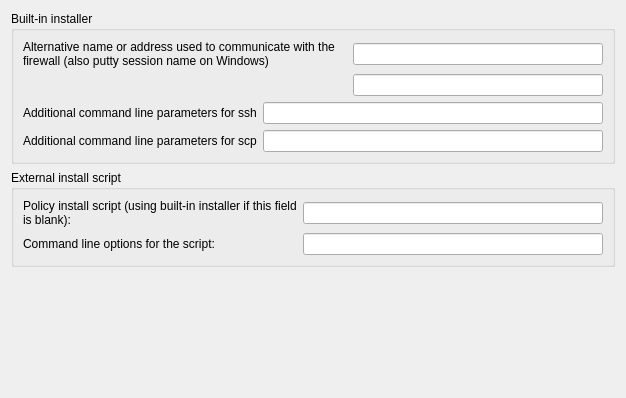
     <widget class="QWidget" name="tab1">
      <attribute name="title">
       <string>Installer</string>
      </attribute>
      <layout class="QGridLayout" name="gridLayout_3">
       <property name="verticalSpacing">
        <number>6</number>
       </property>
       <item row="0" column="0">
        <widget class="QGroupBox" name="groupBox2">
         <property name="title">
          <string>Built-in installer</string>
         </property>
         <layout class="QGridLayout" name="gridLayout">
          <property name="verticalSpacing">
           <number>6</number>
          </property>
          <item row="2" column="0" colspan="2">
           <layout class="QHBoxLayout">
            <item>
             <widget class="QLabel" name="textLabel1_7">
              <property name="text">
               <string>Additional command line parameters for ssh</string>
              </property>
              <property name="wordWrap">
               <bool>false</bool>
              </property>
             </widget>
            </item>
            <item>
             <widget class="QLineEdit" name="sshArgs">
              <property name="sizePolicy">
               <sizepolicy hsizetype="Expanding" vsizetype="Fixed">
                <horstretch>0</horstretch>
                <verstretch>0</verstretch>
               </sizepolicy>
              </property>
              <property name="minimumSize">
               <size>
                <width>300</width>
                <height>0</height>
               </size>
              </property>
             </widget>
            </item>
           </layout>
          </item>
          <item row="3" column="0" colspan="2">
           <layout class="QHBoxLayout" name="_2">
            <item>
             <widget class="QLabel" name="textLabel1_8">
              <property name="text">
               <string>Additional command line parameters for scp</string>
              </property>
              <property name="wordWrap">
               <bool>false</bool>
              </property>
             </widget>
            </item>
            <item>
             <widget class="QLineEdit" name="scpArgs">
              <property name="sizePolicy">
               <sizepolicy hsizetype="Expanding" vsizetype="Fixed">
                <horstretch>0</horstretch>
                <verstretch>0</verstretch>
               </sizepolicy>
              </property>
              <property name="minimumSize">
               <size>
                <width>300</width>
                <height>0</height>
               </size>
              </property>
             </widget>
            </item>
           </layout>
          </item>
          <item row="0" column="0">
           <widget class="QLabel" name="textLabel1_3">
            <property name="text">
             <string>Alternative name or address used to communicate with the firewall (also putty session name on Windows)</string>
            </property>
            <property name="alignment">
             <set>Qt::AlignmentFlag::AlignLeading|Qt::AlignmentFlag::AlignLeft|Qt::AlignmentFlag::AlignTop</set>
            </property>
            <property name="wordWrap">
             <bool>true</bool>
            </property>
           </widget>
          </item>
          <item row="0" column="1">
           <widget class="QLineEdit" name="altAddress">
            <property name="sizePolicy">
             <sizepolicy hsizetype="Fixed" vsizetype="Fixed">
              <horstretch>0</horstretch>
              <verstretch>0</verstretch>
             </sizepolicy>
            </property>
            <property name="minimumSize">
             <size>
              <width>250</width>
              <height>0</height>
             </size>
            </property>
           </widget>
          </item>
          <item row="1" column="1">
           <widget class="QLineEdit" name="activationCmd">
            <property name="sizePolicy">
             <sizepolicy hsizetype="Fixed" vsizetype="Fixed">
              <horstretch>0</horstretch>
              <verstretch>0</verstretch>
             </sizepolicy>
            </property>
            <property name="minimumSize">
             <size>
              <width>250</width>
              <height>0</height>
             </size>
            </property>
           </widget>
          </item>
         </layout>
        </widget>
       </item>
       <item row="2" column="0">
        <spacer>
         <property name="orientation">
          <enum>Qt::Orientation::Vertical</enum>
         </property>
         <property name="sizeType">
          <enum>QSizePolicy::Policy::Expanding</enum>
         </property>
         <property name="sizeHint" stdset="0">
          <size>
           <width>20</width>
           <height>120</height>
          </size>
         </property>
        </spacer>
       </item>
       <item row="1" column="0">
        <widget class="QGroupBox" name="groupBox1">
         <property name="title">
          <string>External install script</string>
         </property>
         <layout class="QGridLayout" name="gridLayout_2">
          <item row="0" column="0">
           <layout class="QHBoxLayout" name="horizontalLayout">
            <item>
             <widget class="QLabel" name="textLabel5_2">
              <property name="sizePolicy">
               <sizepolicy hsizetype="Expanding" vsizetype="Preferred">
                <horstretch>0</horstretch>
                <verstretch>0</verstretch>
               </sizepolicy>
              </property>
              <property name="text">
               <string>Policy install script (using built-in installer if this field is blank):</string>
              </property>
              <property name="alignment">
               <set>Qt::AlignmentFlag::AlignLeading|Qt::AlignmentFlag::AlignLeft|Qt::AlignmentFlag::AlignVCenter</set>
              </property>
              <property name="wordWrap">
               <bool>true</bool>
              </property>
             </widget>
            </item>
            <item>
             <widget class="QLineEdit" name="installScript">
              <property name="sizePolicy">
               <sizepolicy hsizetype="Fixed" vsizetype="Fixed">
                <horstretch>0</horstretch>
                <verstretch>0</verstretch>
               </sizepolicy>
              </property>
              <property name="minimumSize">
               <size>
                <width>300</width>
                <height>0</height>
               </size>
              </property>
             </widget>
            </item>
           </layout>
          </item>
          <item row="1" column="0">
           <layout class="QHBoxLayout" name="horizontalLayout_2">
            <item>
             <widget class="QLabel" name="textLabel6_2">
              <property name="sizePolicy">
               <sizepolicy hsizetype="Expanding" vsizetype="Preferred">
                <horstretch>0</horstretch>
                <verstretch>0</verstretch>
               </sizepolicy>
              </property>
              <property name="text">
               <string>Command line options for the script:</string>
              </property>
              <property name="alignment">
               <set>Qt::AlignmentFlag::AlignLeading|Qt::AlignmentFlag::AlignLeft|Qt::AlignmentFlag::AlignVCenter</set>
              </property>
              <property name="wordWrap">
               <bool>false</bool>
              </property>
             </widget>
            </item>
            <item>
             <widget class="QLineEdit" name="installScriptArgs">
              <property name="sizePolicy">
               <sizepolicy hsizetype="Fixed" vsizetype="Fixed">
                <horstretch>0</horstretch>
                <verstretch>0</verstretch>
               </sizepolicy>
              </property>
              <property name="minimumSize">
               <size>
                <width>300</width>
                <height>0</height>
               </size>
              </property>
             </widget>
            </item>
           </layout>
          </item>
         </layout>
        </widget>
       </item>
      </layout>
     </widget>
